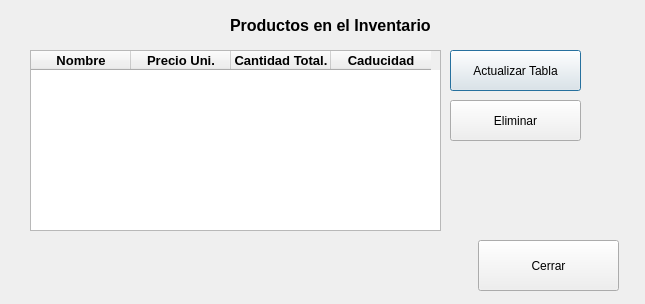
<?xml version="1.0" encoding="UTF-8"?>
<ui version="4.0">
 <class>eliminar</class>
 <widget class="QDialog" name="eliminar">
  <property name="geometry">
   <rect>
    <x>0</x>
    <y>0</y>
    <width>645</width>
    <height>304</height>
   </rect>
  </property>
  <property name="windowTitle">
   <string>Eliminar Productos</string>
  </property>
  <widget class="QTableWidget" name="tb_productos">
   <property name="geometry">
    <rect>
     <x>30</x>
     <y>50</y>
     <width>411</width>
     <height>181</height>
    </rect>
   </property>
   <column>
    <property name="text">
     <string>Nombre</string>
    </property>
    <property name="font">
     <font>
      <pointsize>10</pointsize>
      <weight>75</weight>
      <bold>true</bold>
     </font>
    </property>
   </column>
   <column>
    <property name="text">
     <string>Precio Uni.</string>
    </property>
    <property name="font">
     <font>
      <pointsize>10</pointsize>
      <weight>75</weight>
      <bold>true</bold>
     </font>
    </property>
   </column>
   <column>
    <property name="text">
     <string>Cantidad Total.</string>
    </property>
    <property name="font">
     <font>
      <pointsize>10</pointsize>
      <weight>75</weight>
      <bold>true</bold>
     </font>
    </property>
   </column>
   <column>
    <property name="text">
     <string>Caducidad</string>
    </property>
    <property name="font">
     <font>
      <pointsize>10</pointsize>
      <weight>75</weight>
      <bold>true</bold>
     </font>
    </property>
   </column>
  </widget>
  <widget class="QPushButton" name="pushButton">
   <property name="geometry">
    <rect>
     <x>450</x>
     <y>50</y>
     <width>131</width>
     <height>41</height>
    </rect>
   </property>
   <property name="text">
    <string>Actualizar Tabla</string>
   </property>
  </widget>
  <widget class="QLabel" name="label">
   <property name="geometry">
    <rect>
     <x>230</x>
     <y>10</y>
     <width>221</width>
     <height>31</height>
    </rect>
   </property>
   <property name="font">
    <font>
     <pointsize>12</pointsize>
     <weight>75</weight>
     <bold>true</bold>
    </font>
   </property>
   <property name="text">
    <string>Productos en el Inventario</string>
   </property>
  </widget>
  <widget class="QPushButton" name="pushButton_2">
   <property name="geometry">
    <rect>
     <x>450</x>
     <y>100</y>
     <width>131</width>
     <height>41</height>
    </rect>
   </property>
   <property name="text">
    <string>Eliminar</string>
   </property>
  </widget>
  <widget class="QPushButton" name="pushButton_3">
   <property name="geometry">
    <rect>
     <x>478</x>
     <y>240</y>
     <width>141</width>
     <height>51</height>
    </rect>
   </property>
   <property name="text">
    <string>Cerrar</string>
   </property>
  </widget>
 </widget>
 <resources/>
 <connections>
  <connection>
   <sender>pushButton_3</sender>
   <signal>clicked()</signal>
   <receiver>eliminar</receiver>
   <slot>close()</slot>
   <hints>
    <hint type="sourcelabel">
     <x>518</x>
     <y>270</y>
    </hint>
    <hint type="destinationlabel">
     <x>449</x>
     <y>264</y>
    </hint>
   </hints>
  </connection>
 </connections>
</ui>
